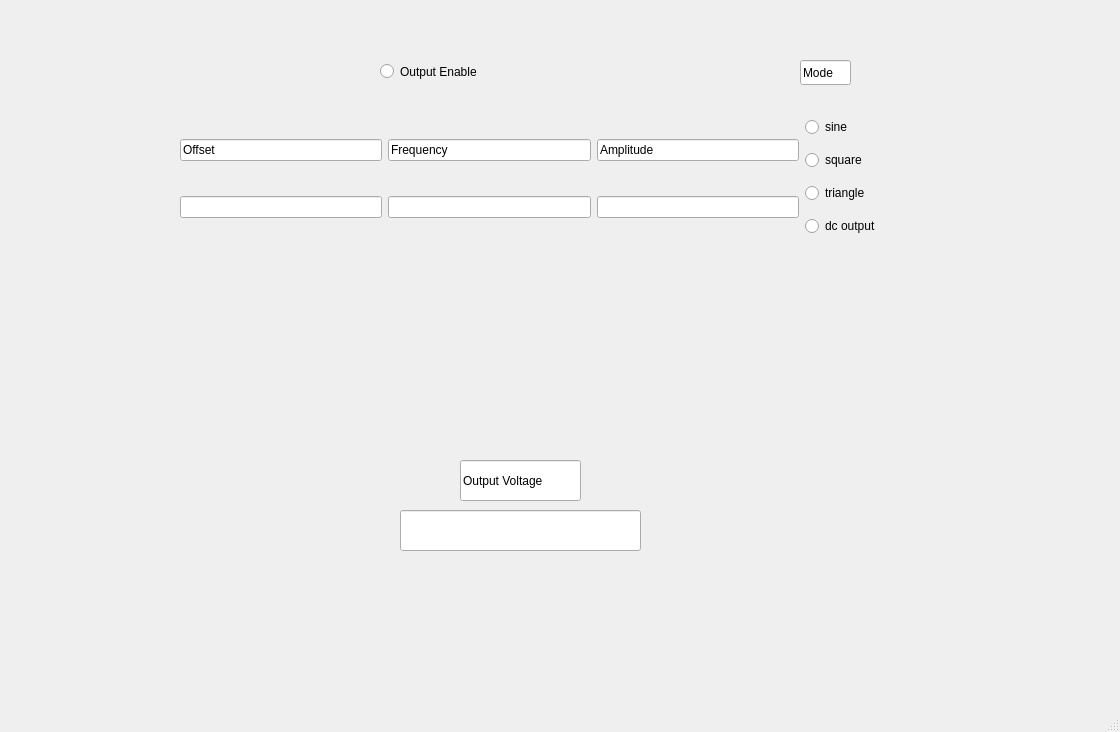
<?xml version="1.0" encoding="UTF-8"?>
<ui version="4.0">
 <class>MainWindow</class>
 <widget class="QMainWindow" name="MainWindow">
  <property name="geometry">
   <rect>
    <x>0</x>
    <y>0</y>
    <width>1120</width>
    <height>732</height>
   </rect>
  </property>
  <property name="windowTitle">
   <string>MainWindow</string>
  </property>
  <widget class="QWidget" name="centralwidget">
   <widget class="QChartView" name="voltagePlot" native="true">
    <property name="geometry">
     <rect>
      <x>100</x>
      <y>40</y>
      <width>921</width>
      <height>371</height>
     </rect>
    </property>
    <widget class="QRadioButton" name="output_enable">
     <property name="geometry">
      <rect>
       <x>280</x>
       <y>20</y>
       <width>131</width>
       <height>23</height>
      </rect>
     </property>
     <property name="text">
      <string>Output Enable</string>
     </property>
    </widget>
    <widget class="QWidget" name="horizontalLayoutWidget">
     <property name="geometry">
      <rect>
       <x>80</x>
       <y>70</y>
       <width>701</width>
       <height>137</height>
      </rect>
     </property>
     <layout class="QHBoxLayout" name="horizontalLayout">
      <item>
       <layout class="QVBoxLayout" name="Offset_column">
        <item>
         <widget class="QLineEdit" name="Offset">
          <property name="text">
           <string>Offset</string>
          </property>
          <property name="readOnly">
           <bool>true</bool>
          </property>
         </widget>
        </item>
        <item>
         <widget class="QLineEdit" name="offset_input"/>
        </item>
       </layout>
      </item>
      <item>
       <layout class="QVBoxLayout" name="Frequency_column">
        <item>
         <widget class="QLineEdit" name="Frequency">
          <property name="text">
           <string>Frequency</string>
          </property>
          <property name="readOnly">
           <bool>true</bool>
          </property>
         </widget>
        </item>
        <item>
         <widget class="QLineEdit" name="frequency_input"/>
        </item>
       </layout>
      </item>
      <item>
       <layout class="QVBoxLayout" name="Amplitude_column">
        <item>
         <widget class="QLineEdit" name="Amplitude">
          <property name="text">
           <string>Amplitude</string>
          </property>
          <property name="readOnly">
           <bool>true</bool>
          </property>
         </widget>
        </item>
        <item>
         <widget class="QLineEdit" name="amplitude_input"/>
        </item>
       </layout>
      </item>
      <item>
       <layout class="QVBoxLayout" name="Mode_select">
        <item>
         <widget class="QRadioButton" name="sine_wave_button">
          <property name="text">
           <string>sine</string>
          </property>
         </widget>
        </item>
        <item>
         <widget class="QRadioButton" name="square_wave_button">
          <property name="text">
           <string>square</string>
          </property>
         </widget>
        </item>
        <item>
         <widget class="QRadioButton" name="triangle_wave_button">
          <property name="text">
           <string>triangle</string>
          </property>
         </widget>
        </item>
        <item>
         <widget class="QRadioButton" name="dc_output_button">
          <property name="text">
           <string>dc output</string>
          </property>
         </widget>
        </item>
       </layout>
      </item>
     </layout>
    </widget>
    <widget class="QLineEdit" name="Mode">
     <property name="geometry">
      <rect>
       <x>700</x>
       <y>20</y>
       <width>51</width>
       <height>25</height>
      </rect>
     </property>
     <property name="text">
      <string>Mode</string>
     </property>
     <property name="readOnly">
      <bool>true</bool>
     </property>
    </widget>
   </widget>
   <widget class="QLineEdit" name="output_voltage">
    <property name="geometry">
     <rect>
      <x>400</x>
      <y>510</y>
      <width>241</width>
      <height>41</height>
     </rect>
    </property>
   </widget>
   <widget class="QLineEdit" name="output_voltage_text">
    <property name="geometry">
     <rect>
      <x>460</x>
      <y>460</y>
      <width>121</width>
      <height>41</height>
     </rect>
    </property>
    <property name="text">
     <string>Output Voltage</string>
    </property>
    <property name="readOnly">
     <bool>true</bool>
    </property>
   </widget>
  </widget>
  <widget class="QMenuBar" name="menubar">
   <property name="geometry">
    <rect>
     <x>0</x>
     <y>0</y>
     <width>1120</width>
     <height>25</height>
    </rect>
   </property>
  </widget>
  <widget class="QStatusBar" name="statusbar"/>
 </widget>
 <customwidgets>
  <customwidget>
   <class>QChartView</class>
   <extends>QWidget</extends>
   <header location="global">QtCharts/QChartView</header>
   <container>1</container>
  </customwidget>
 </customwidgets>
 <resources/>
 <connections/>
</ui>
